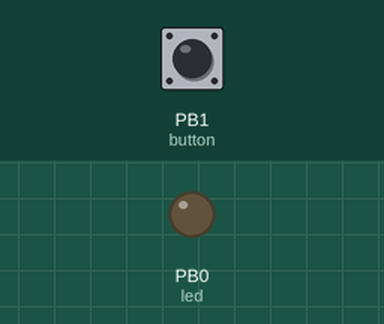
A sketch run on a simulated ATtiny85, built with avr-gcc and run on an emulated ATtiny85. Shown: output pins drawn as LEDs (lit = HIGH). The test bench sets the inputs (shaded band); at power-on: PB1 (button) HIGH.

Above: at 1.2 s.
1.3 s: PB1 (button) pulled LOW for 0.15 s
At 2.7 s:
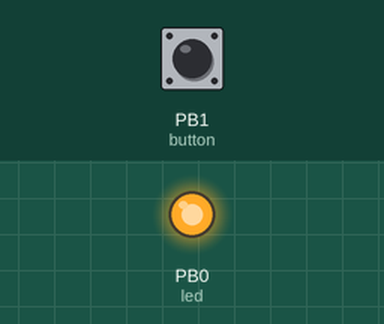
3.0 s: PB1 (button) pulled LOW for 1 s
At 3.8 s:
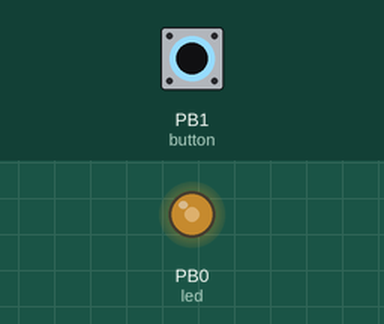
5.5 s: PB1 (button) pulled LOW for 3.2 s
At 9.7 s:
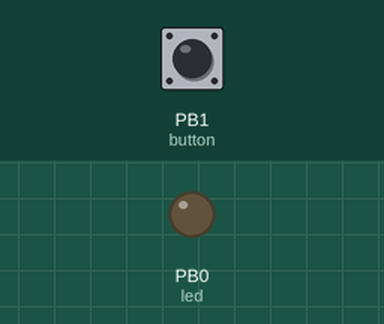
Timing chart, 0 to 11.2 s (numbered marks = the images above; inputs shaded):
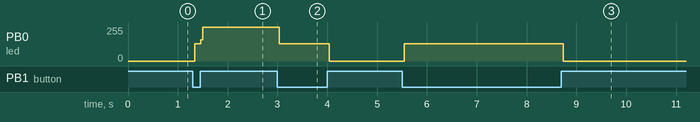

The sketch:

basic-button-nodebounce.ino
```cpp
// (licence header left out)
// ATMEL ATTINY85
//
//                  +-\/-+
//      (D 5) PB5  1|    |8  Vcc
//      (D 3) PB3  2|    |7  PB2 (D 2)
//      (D 4) PB4  3|    |6  PB1 (D 1) button
//            GND  4|    |5  PB0 (D 0) led
//                  +----+

const int led = 0;
const int button = 1;
int button_state = LOW;
int led_state = LOW;

void setup() {
  pinMode(led, OUTPUT);
  pinMode(button, INPUT_PULLUP);
}

void loop() {
  button_state = digitalRead(button);
  if(button_state == LOW)
    led_state = !led_state;
  digitalWrite(led, led_state);
}
```

Measured:
- after the input at 1.3 s, PB0 (led): 0/255 → 128/255 at once, → 255/255 0.12 s later
- after the input at 3.0 s, PB0 (led): 255/255 → 128/255 at once, → 0/255 1.0 s later
- after the input at 5.5 s, PB0 (led): 0/255 → 128/255 at once, → 0/255 3.2 s later
